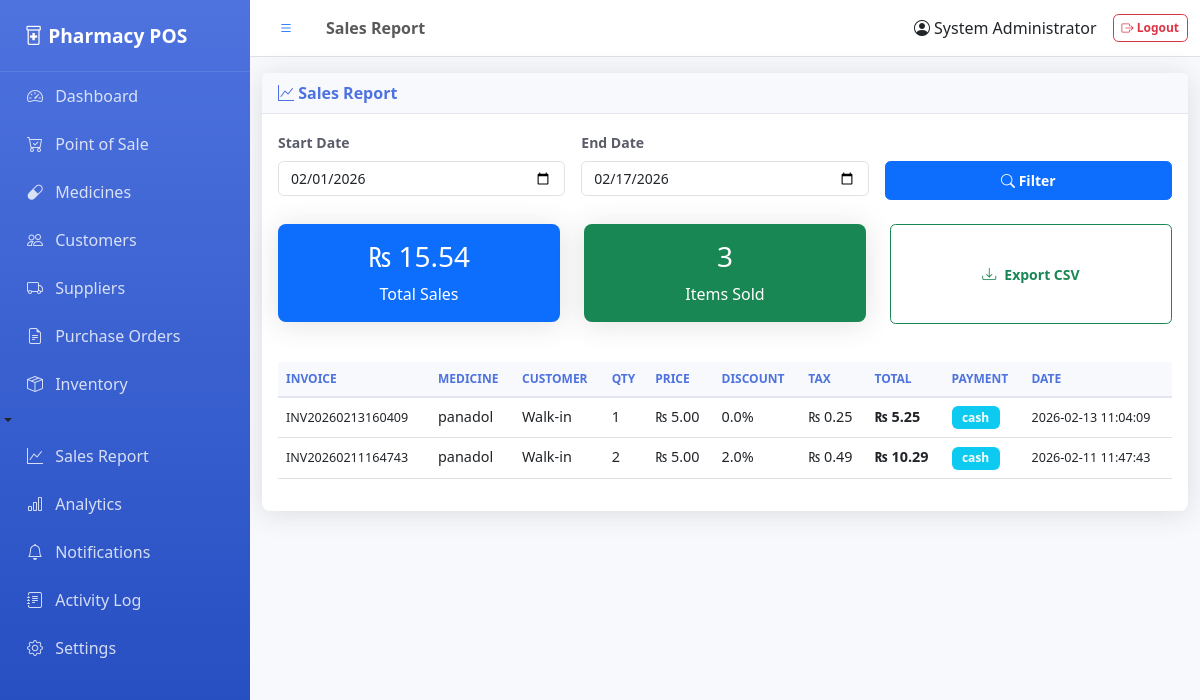
/sales_report (signed in), run on the app's committed database.
### tables this page shows
CREATE TABLE admin (
        id INTEGER PRIMARY KEY AUTOINCREMENT,
        username TEXT UNIQUE NOT NULL,
        password TEXT NOT NULL,
        full_name TEXT,
        email TEXT,
        role TEXT DEFAULT 'admin',
        created_at TIMESTAMP DEFAULT CURRENT_TIMESTAMP,
        last_login TIMESTAMP
    );

CREATE TABLE sales (
        id INTEGER PRIMARY KEY AUTOINCREMENT,
        invoice_number TEXT UNIQUE,
        customer_id INTEGER,
        medicine_id INTEGER,
        quantity INTEGER,
        unit_price REAL,
        discount REAL DEFAULT 0,
        tax REAL DEFAULT 0,
        total_price REAL,
        payment_method TEXT,
        sale_date TIMESTAMP DEFAULT CURRENT_TIMESTAMP,
        cashier_id INTEGER,
        prescription_required INTEGER DEFAULT 0,
        prescription_number TEXT,
        FOREIGN KEY (medicine_id) REFERENCES medicine(id),
        FOREIGN KEY (customer_id) REFERENCES customers(id),
        FOREIGN KEY (cashier_id) REFERENCES admin(id)
    );

CREATE TABLE medicine (
        id INTEGER PRIMARY KEY AUTOINCREMENT,
        name TEXT NOT NULL,
        generic_name TEXT,
        brand TEXT,
        category TEXT,
        supplier_id INTEGER,
        quantity INTEGER DEFAULT 0,
        reorder_level INTEGER DEFAULT 10,
        cost_price REAL,
        price REAL,
        expiry_date DATE,
        barcode TEXT UNIQUE,
        batch_number TEXT,
        rack_location TEXT,
        description TEXT,
        image_url TEXT,
        requires_prescription INTEGER DEFAULT 0,
        created_at TIMESTAMP DEFAULT CURRENT_TIMESTAMP,
        updated_at TIMESTAMP DEFAULT CURRENT_TIMESTAMP,
        FOREIGN KEY (supplier_id) REFERENCES suppliers(id)
    );

### app.py (the view)
@app.route('/sales_report')
@login_required
def sales_report():
    start_date = request.args.get('start_date', datetime.today().replace(day=1).strftime('%Y-%m-%d'))
    end_date = request.args.get('end_date', datetime.today().strftime('%Y-%m-%d'))
    sales = query_db('''
        SELECT s.*, m.name as medicine_name, c.name as customer_name, a.full_name as cashier_name
        FROM sales s
        JOIN medicine m ON s.medicine_id = m.id
        LEFT JOIN customers c ON s.customer_id = c.id
        LEFT JOIN admin a ON s.cashier_id = a.id
        WHERE DATE(s.sale_date) BETWEEN ? AND ?
        ORDER BY s.sale_date DESC
    ''', (start_date, end_date))
    total_sales = sum(sale['total_price'] for sale in sales)
    total_items = sum(sale['quantity'] for sale in sales)
    return render_template('sales_report.html',
                         sales=sales,
                         start_date=start_date,
                         end_date=end_date,
                         total_sales=total_sales,
                         total_items=total_items)

### app.py (called while the page is built)
def get_db():
    conn = sqlite3.connect(DB)
    conn.row_factory = sqlite3.Row
    return conn

def query_db(query, args=(), one=False):
    conn = get_db()
    cur = conn.cursor()
    cur.execute(query, args)
    result = cur.fetchall()
    conn.commit()
    conn.close()
    return (result[0] if result else None) if one else result

def login_required(f):
    @wraps(f)
    def decorated_function(*args, **kwargs):
        if 'admin_id' not in session:
            flash('Please log in to access this page.', 'warning')
            return redirect(url_for('login'))
        return f(*args, **kwargs)
    return decorated_function

### templates/sales_report.html (shortened to what this page needs)
{% extends 'base.html' %}
{% block page_title %}Sales Report{% endblock %}
{% block content %}
<div class="card">
    <div class="card-header"><i class="bi bi-graph-up"></i> Sales Report</div>
    <div class="card-body">
        <form method="GET" class="row g-3 mb-4">
            <div class="col-md-4">
                <label class="form-label">Start Date</label>
                <input type="date" class="form-control" name="start_date" value="{{ start_date }}">
            </div>
            <div class="col-md-4">
                <label class="form-label">End Date</label>
                <input type="date" class="form-control" name="end_date" value="{{ end_date }}">
            </div>
            <div class="col-md-4">
                <label class="form-label">&nbsp;</label>
                <div class="d-grid gap-2">
                    <button type="submit" class="btn btn-primary"><i class="bi bi-search"></i> Filter</button>
                </div>
            </div>
        </form>
        <div class="row mb-3">
            <div class="col-md-4">
                <div class="card bg-primary text-white">
                    <div class="card-body text-center">
                        <h3>₨ {{ "%.2f"|format(total_sales) }}</h3>
                        <p class="mb-0">Total Sales</p>
                    </div>
                </div>
            </div>
            <div class="col-md-4">
                <div class="card bg-success text-white">
                    <div class="card-body text-center">
                        <h3>{{ total_items }}</h3>
                        <p class="mb-0">Items Sold</p>
                    </div>
                </div>
            </div>
            <div class="col-md-4">
                <a href="{{ url_for('export_sales', start_date=start_date, end_date=end_date) }}" class="btn btn-outline-success w-100" style="height: 100px; display: flex; align-items: center; justify-content: center;">
                    <i class="bi bi-download me-2"></i> Export CSV
                </a>
            </div>
        </div>
        <div class="table-responsive">
            <table class="table table-hover">
                <thead>
                    <tr><th>Invoice</th><th>Medicine</th><th>Customer</th><th>Qty</th><th>Price</th><th>Discount</th><th>Tax</th><th>Total</th><th>Payment</th><th>Date</th></tr>
                </thead>
                <tbody>
                    {% for sale in sales %}
                    <tr>
                        <td><small>{{ sale.invoice_number }}</small></td>
                        <td>{{ sale.medicine_name }}</td>
                        <td>{{ sale.customer_name or 'Walk-in' }}</td>
                        <td>{{ sale.quantity }}</td>
                        <td>₨ {{ "%.2f"|format(sale.unit_price) }}</td>
                        <td>{{ sale.discount }}%</td>
                        <td>₨ {{ "%.2f"|format(sale.tax) }}</td>
                        <td><strong>₨ {{ "%.2f"|format(sale.total_price) }}</strong></td>
                        <td><span class="badge bg-info">{{ sale.payment_method }}</span></td>
                        <td><small>{{ sale.sale_date }}</small></td>
                    </tr>
                    {% endfor %}
                </tbody>
            </table>
        </div>
    </div>
</div>
{% endblock %}

### templates/base.html (shortened to what this page needs)
<!DOCTYPE html>
<html lang="en">
<head>
    <link href="https://cdn.jsdelivr.net/npm/bootstrap@5.3.0/dist/css/bootstrap.min.css" rel="stylesheet">
    <link rel="stylesheet" href="https://cdn.jsdelivr.net/npm/bootstrap-icons@1.10.0/font/bootstrap-icons.css">
    <link rel="stylesheet" href="{{ url_for('static', filename='css/style.css') }}">
</head>
<body>
    {% if session.admin %}
    <div class="sidebar" id="sidebar">
        <div class="sidebar-header">
            <h4><i class="bi bi-prescription2"></i> Pharmacy POS</h4>
        </div>
        <ul class="nav flex-column">
            <li class="nav-item">
                <a class="nav-link" href="{{ url_for('dashboard') }}">
                    <i class="bi bi-speedometer2"></i> Dashboard
                </a>
            </li>
            <li class="nav-item">
                <a class="nav-link" href="{{ url_for('pos') }}">
                    <i class="bi bi-cart-check"></i> Point of Sale
                </a>
            </li>
            <li class="nav-item">
                <a class="nav-link" href="{{ url_for('medicines') }}">
                    <i class="bi bi-capsule"></i> Medicines
                </a>
            </li>
            <li class="nav-item">
                <a class="nav-link" href="{{ url_for('customers') }}">
                    <i class="bi bi-people"></i> Customers
                </a>
            </li>
            <li class="nav-item">
                <a class="nav-link" href="{{ url_for('suppliers') }}">
                    <i class="bi bi-truck"></i> Suppliers
                </a>
            </li>
            <li class="nav-item">
                <a class="nav-link" href="{{ url_for('purchase_orders') }}">
                    <i class="bi bi-file-earmark-text"></i> Purchase Orders
                </a>
            </li>
            <li class="nav-item dropdown-toggle" data-bs-toggle="collapse" data-bs-target="#inventoryMenu">
                <a class="nav-link">
                    <i class="bi bi-box-seam"></i> Inventory
                </a>
            </li>
            <li class="nav-item">
                <a class="nav-link" href="{{ url_for('sales_report') }}">
                    <i class="bi bi-graph-up"></i> Sales Report
                </a>
            </li>
            <li class="nav-item">
                <a class="nav-link" href="{{ url_for('analytics') }}">
                    <i class="bi bi-bar-chart"></i> Analytics
                </a>
            </li>
            <li class="nav-item">
                <a class="nav-link" href="{{ url_for('notifications') }}">
                    <i class="bi bi-bell"></i> Notifications
                </a>
            </li>
            <li class="nav-item">
                <a class="nav-link" href="{{ url_for('activity_log') }}">
                    <i class="bi bi-journal-text"></i> Activity Log
                </a>
            </li>
            <li class="nav-item">
                <a class="nav-link" href="{{ url_for('settings') }}">
                    <i class="bi bi-gear"></i> Settings
                </a>
            </li>
        </ul>
    </div>
    <div class="main-content">
        <nav class="navbar navbar-expand-lg navbar-light bg-white border-bottom">
            <div class="container-fluid">
                <button class="btn btn-link" id="sidebarToggle">
                    <i class="bi bi-list"></i>
                </button>
                <span class="navbar-text me-auto ms-3">
                    <strong>{% block page_title %}{% endblock %}</strong>
                </span>
                <div class="d-flex align-items-center">
                    <span class="me-3">
                        <i class="bi bi-person-circle"></i> {{ session.full_name or session.admin }}
                    </span>
                    <a href="{{ url_for('logout') }}" class="btn btn-outline-danger btn-sm">
                        <i class="bi bi-box-arrow-right"></i> Logout
                    </a>
                </div>
            </div>
        </nav>
        <div class="container-fluid mt-3">
            {% block content %}{% endblock %}
        </div>
    </div>
    {% else %}
    {% block login_content %}{% endblock %}
    {% endif %}
</body>
</html>

### static/css/style.css (style rules this page uses)
:root { --primary-color: #4e73df; --secondary-color: #858796; --success-color: #1cc88a; --danger-color: #e74a3b; --warning-color: #f6c23e; --info-color: #36b9cc; --sidebar-width: 250px; }
body { font-family: 'Segoe UI', Tahoma, Geneva, Verdana, sans-serif; background-color: #f8f9fc; }
.sidebar { position: fixed; top: 0; left: 0; height: 100vh; width: var(--sidebar-width); background: linear-gradient(180deg, #4e73df 0%, #224abe 100%); padding: 0; z-index: 1000; overflow-y: auto; transition: all 0.3s; }
.sidebar-header { padding: 1.5rem; color: white; border-bottom: 1px solid rgba(255, 255, 255, 0.1); }
.sidebar-header h4 { margin: 0; font-size: 1.2rem; font-weight: 600; }
.sidebar .nav-link { color: rgba(255, 255, 255, 0.8); padding: 0.75rem 1.5rem; transition: all 0.3s; border-left: 3px solid transparent; }
.sidebar .nav-link i { margin-right: 0.5rem; width: 20px; }
.main-content { margin-left: var(--sidebar-width); transition: all 0.3s; min-height: 100vh; }
.card { border: none; border-radius: 0.5rem; box-shadow: 0 0.15rem 1.75rem 0 rgba(58, 59, 69, 0.15); margin-bottom: 1.5rem; }
.card-header { background-color: #f8f9fc; border-bottom: 1px solid #e3e6f0; font-weight: 600; color: var(--primary-color); }
.table { font-size: 0.9rem; }
.table thead th { background-color: #f8f9fc; border-bottom: 2px solid #e3e6f0; font-weight: 600; color: var(--primary-color); text-transform: uppercase; font-size: 0.75rem; }
.badge { padding: 0.35rem 0.65rem; font-size: 0.75rem; font-weight: 600; }
.btn { font-size: 0.875rem; font-weight: 600; padding: 0.5rem 1rem; border-radius: 0.35rem; }
.btn-sm { font-size: 0.75rem; padding: 0.25rem 0.5rem; }
.form-control, .form-select { font-size: 0.875rem; border-radius: 0.35rem; }
.form-label { font-weight: 600; color: #5a5c69; font-size: 0.875rem; }

### data on the page
admin: full_name "System Administrator"
sales: invoice_number "INV20260213160409", medicine_name "panadol", customer_name "Walk-in", quantity "1", unit_price "5.00", discount "0.0", tax "0.25", total_price "5.25", payment_method "cash", sale_date "2026-02-13 11:04:09"
sales: invoice_number "INV20260211164743", medicine_name "panadol", customer_name "Walk-in", quantity "2", unit_price "5.00", discount "2.0", tax "0.49", total_price "10.29", payment_method "cash", sale_date "2026-02-11 11:47:43"

### other printed values
{{ "%.2f"|format(total_sales) }} "15.54"
{{ total_items }} "3"
